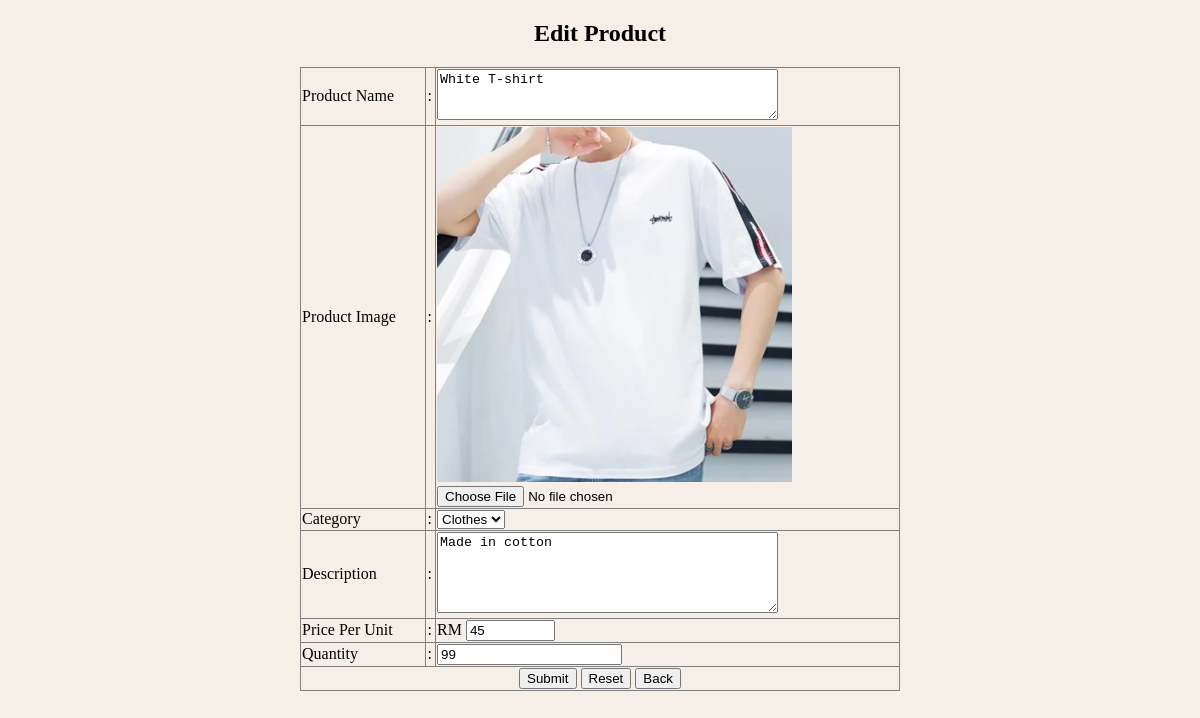
The app's page /admin/product_edit.php?id=1 with its own data.
### tables this page shows
CREATE TABLE `products` (
  `id` int(11) NOT NULL,
  `productname` varchar(100) NOT NULL,
  `price` int(11) NOT NULL,
  `description` text NOT NULL,
  `availableunit` int(11) NOT NULL,
  `item` varchar(100) NOT NULL,
  `image` text NOT NULL
);

### admin/product_edit.php (the view, shortened to what this page needs)
<?php
include("../config.php");
$productname = "";
$category = "";
$description = "";
$price = "";
$availableunit = "";
$image = "";
$target_dir_base = "../image/product/";
if (isset($_GET["id"]) && $_GET["id"] != "") {
    $id = $_GET["id"];
    $sql = "SELECT * FROM products WHERE id = $id";
    $result = mysqli_query($conn, $sql);
    if (mysqli_num_rows($result) > 0) {
        $row = mysqli_fetch_assoc($result);
        $productname = $row["productname"];
        $category = $row["item"];
        $description = $row["description"];
        $price = $row["price"];
        $availableunit = $row["availableunit"];
        $image = $row["image"];
        $target_dir = $target_dir_base . $category . "/";
    } else {
        echo "Invalid product ID.";
        exit;
    }
}
?>
<!DOCTYPE html>
<head>
    <link rel="stylesheet" type="text/css" href="../css/style.css">
    <link href='https://unpkg.com/boxicons@2.1.4/css/boxicons.min.css' rel='stylesheet'>
</head>
<body>
    <h2 align="center">Edit Product</h2>
    <div>
        <form method="POST" action="<?php echo $_SERVER['PHP_SELF']; ?>" enctype="multipart/form-data">
            <table border="1" class="small-table" align="center">
                <tr>
                    <td>Product Name</td>
                    <td>:</td>
                    <td>
                        <textarea rows="3" name="productname" cols="40" required><?php echo $productname; ?></textarea>
                    </td>
                </tr>
                <tr>
                    <td>Product Image</td>
                    <td>:</td>
                    <td>
                        <?php
                        echo '<img src="' . $target_dir . $image . '" alt="Product Image"><br>';
                        ?>
                        <input type="file" name="fileToUpload" id="fileToUpload" accept=".jpg, .jpeg, .png">
                    </td>
                </tr>
                <tr>
                    <td>Category</td>
                    <td>:</td>
                    <td>
                        <select size="1" id="item" name="item" required>
                            <?php
                            $categories = ["clothes", "pants", "socks", "shoes"];
                            foreach ($categories as $cat) {
                                $selected = ($category == $cat) ? 'selected' : '';
                                echo '<option value="' . $cat . '" ' . $selected . '>' . ucfirst($cat) . '</option>';
                            }
                            ?>
                        </select>
                    </td>
                </tr>
                <tr>
                    <td>Description</td>
                    <td>:</td>
                    <td>
                        <textarea rows="5" name="description" cols="40" required><?php echo $description; ?></textarea>
                    </td>
                </tr>
                <tr>
                    <td>Price Per Unit</td>
                    <td>:</td>
                    <td>
                        RM <input type="text" name="price" size="8" value="<?php echo $price; ?>" required>
                    </td>
                </tr>
                <tr>
                    <td>Quantity</td>
                    <td>:</td>
                    <td>
                        <input type="number" name="availableunit" size="8" value="<?php echo $availableunit; ?>"
                            required>
                    </td>
                </tr>
                <tr>
                    <td colspan="3" align="center">
                        <input type="submit" value="Submit">
                        <input type="reset" value="Reset">
                        <input type="button" value="Back" onclick="window.location.href='product_list.php';">
                    </td>
                </tr>
            </table>
        </form>
    </div>
</body>
</html>

### css/style.css (style rules this page uses)
body { padding: 0px; margin: 0px; width: 100%; position: relative; background-color: #F5EFE7; min-width: 1080px; }
table { width: 100%; border-collapse: collapse; }
.small-table { width: 50%; margin: 20px auto; }

### records on screen
products: productname "White T-shirt", item+image (picture), description "Made in cotton", price "45", availableunit "99"

### other values on screen
form field item "Clothes"
